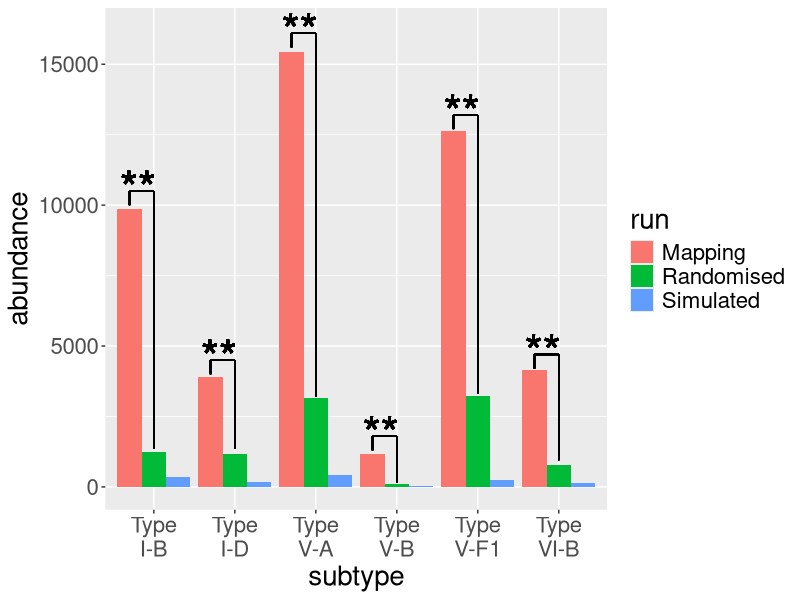
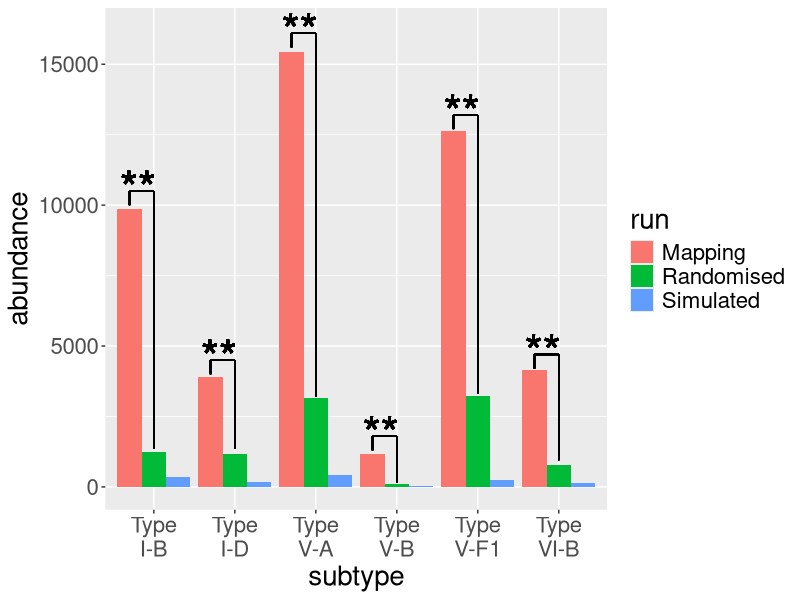

Recreate these plots in R, in order.
# function to plot expected, randomised and negative control abundances

library(dplyr)
library(ggplot2)

setwd("C:/Users/u5581/Documents/PhD/Thesis/")

# INPUT: abundances of kmer matches for a given kmer size after self-matches have been removed.
# i.e. values manually entered into dataframe for visualisation shown below (in df)
# OUTPUT: chart comparing the hit rates of kmer matches at different kmer sizes
base_sequence = "hex"


df <- data.frame(subtype=rep(c("Type\nV-A","Type\nV-B","Type\nV-F1","Type\nVI-B","Type\nI-B","Type\nI-D"),3),
	abundance=c(15445,1166,12642,4164,9875,3901,3146.7,107.47,3228.59,786.69,1241.43,1153.18,428,15,259,148,336,179),
	run=c(rep("Mapping",6),rep("Randomised",6),rep("Simulated",6))
	)
print(df)
ggplot(df, aes(x=subtype,y=abundance,fill=run)) + geom_bar(position="dodge", stat="identity") + theme(text = element_text(size = 20)) + geom_segment(aes(x = 0.7, y = 10000, xend = 0.7, yend = 10500)) + geom_segment(aes(x = 0.7, y = 10500, xend = 1, yend = 10500)) + geom_segment(aes(x = 1, y = 1350, xend = 1, yend = 10500)) + geom_segment(aes(x = 1.7, y = 4000, xend = 1.7, yend = 4500)) + geom_segment(aes(x = 1.7, y = 4500, xend = 2, yend = 4500)) + geom_segment(aes(x = 2, y = 1350, xend = 2, yend = 4500)) + geom_segment(aes(x = 2.7, y = 15600, xend = 2.7, yend = 16100)) + geom_segment(aes(x = 2.7, y = 16100, xend = 3, yend = 16100)) + geom_segment(aes(x = 3, y = 3200, xend = 3, yend = 16100)) + geom_segment(aes(x = 3.7, y = 1300, xend = 3.7, yend = 1800)) + geom_segment(aes(x = 3.7, y = 1800, xend = 4, yend = 1800)) + geom_segment(aes(x = 4, y = 150, xend = 4, yend = 1800)) + geom_segment(aes(x = 4.7, y = 12700, xend = 4.7, yend = 13200)) + geom_segment(aes(x = 4.7, y = 13200, xend = 5, yend = 13200)) + geom_segment(aes(x = 5, y = 3300, xend = 5, yend = 13200)) + geom_segment(aes(x = 5.7, y = 4200, xend = 5.7, yend = 4700)) + geom_segment(aes(x = 5.7, y = 4700, xend = 6, yend = 4700)) + geom_segment(aes(x = 6, y = 950, xend = 6, yend = 4700)) + geom_text( aes(x=0.8, y= 10500 + 100, label="**"),size=12) + geom_text( aes(x=1.8, y= 4500 + 100, label="**"),size=12) + geom_text( aes(x=2.8, y= 16100 + 100, label="**"),size=12) + geom_text( aes(x=3.8, y= 1800 + 100, label="**"),size=12) + geom_text( aes(x=4.8, y= 13200 + 100, label="**"),size=12) + geom_text( aes(x=5.8, y= 4700 + 100, label="**"),size=12)

my_out <- paste(base_sequence,"_custom_plotb.png",sep="_")
ggsave(my_out,width=7,height=7,units="in")